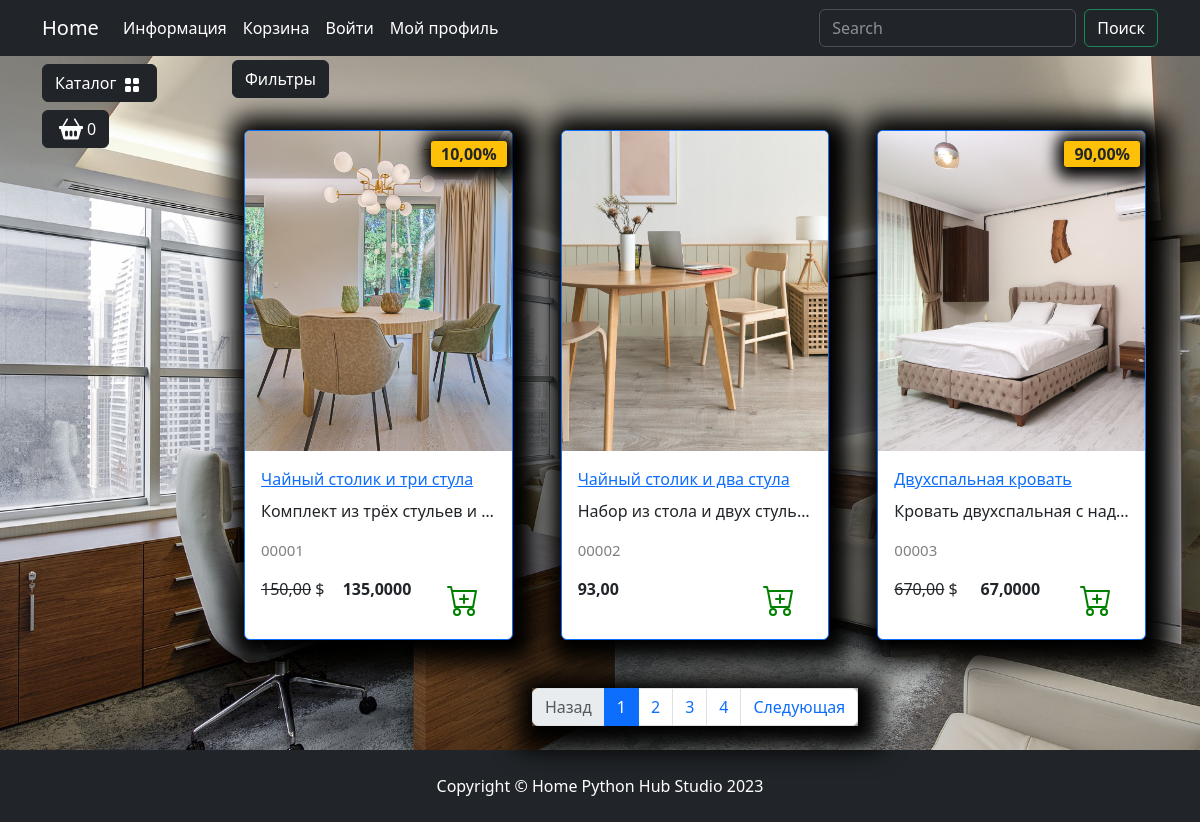
Page /catalog/all/ on the committed database.
### good/models.py (models this page shows, shortened)
class Products(models.Model):
    name = models.CharField(max_length=150, unique=True, verbose_name='Название')
    slug = models.SlugField(max_length=200, unique=True, blank=True, null=True, verbose_name='URL')
    description = models.TextField(blank=True, null=True, verbose_name='Описание')
    image = models.ImageField(upload_to='goods_images', blank=True, null=True, verbose_name='Изображение')
    price = models.DecimalField(default=0.00, max_digits=7, decimal_places=2, verbose_name='Цена')
    discount = models.DecimalField(default=0.00, max_digits=4, decimal_places=2, verbose_name='Скидка в %')
    quantity = models.PositiveIntegerField(default=0, verbose_name='Количество')
    category = models.ForeignKey(to=Category, on_delete=models.CASCADE, verbose_name='Категория')
    def ides(self):
        return f'{self.id:05}'
    def discounter(self):
        if self.discount:
            return self.price - (self.price * self.discount)/100
        return self.price
    class Meta:
        db_table = 'product'
        verbose_name = 'Продукт'
        verbose_name_plural = 'Продукты'
        ordering :tuple =('id',)

### good/views.py (the view)
# urls.py: path('<slug:category_slug>/', views.catalog, name= "catalog"),
def catalog(request,category_slug,page=1):
    if category_slug == 'all':
        goods= Products.objects.all()
    else:
        goods= get_list_or_404(Products.objects.filter(category__slug= category_slug))
    paginator = Paginator(goods, 3)
    paginat= paginator.page(page)
    contet = {'goods':paginat ,
              'slug_url': category_slug}
    return  render(request, "good/catalog.html",contet)

### good/templatetags/good_templat.py (called while the page is built)
@register.simple_tag()
def tag_categories():
    return Category.objects.all()

### good/templates/good/catalog.html (shortened to what this page needs)
{% extends "good/base.html" %}
{% load static %}
{% block footer %}
    <footer class="py-4 bg-dark">
        <div class="container">
            <p class="m-0 text-center text-white">Copyright &copy; Home Python Hub Studio 2023</p>
        </div>
    </footer>
{% endblock footer %}
{% block content %}
    <div class="row">
                            <div class="dropdown mb-2">
                                <button class="btn btn-secondary dropdown-toggle btn-dark" type="button" data-bs-toggle="dropdown"
                                    aria-expanded="false">
                                    Фильтры
                                </button>
                            </div>
                            {% for product in goods %}
                            <div class="col-lg-4 col-md-6 p-4">
                                <div class="card border-primary rounded custom-shadow">
                                    {% if product.image %}
                                        <img src="{{ product.image.url }}" class="card-img-top" alt="{{product.name}}">
                                    {% else %}
                                        <img src="{% static "deps\images\Not found image.png" %}" class="card-img-top" alt="...">
                                    {% endif %}
                                    <div class="card-body">
                                        <a href="{% url "good:product" product.slug %}">
                                            <p class="card-title">{{product.name}}</p>
                                        </a>
                                        <p class="card-text text-truncate">{{product.description}}</p>
                                        <p class="product_id">{{product.ides}}</p>
                                        <div class="d-flex justify-content-between">
                                            {% if product.discount %}
                                                <p><s>{{product.price}}</s> $</p>
                                                <p><strong>{{product.discounter}}</strong></p>
                                                <span class="badge bg-warning text-dark">{{product.discount }}%</span>
                                            {% else %}
                                                <p><strong>{{product.price}}</strong></p>
                                            {% endif %}
                                            <a href="#" class="btn add-to-cart">
                                                <img class="mx-1" src="{% static  "deps/icons/cart-plus.svg" alt="Catalog Icon"%}"
                                                    width="32" height="32">
                                            </a>
                                        </div>
                                    </div>
                                </div>
                            </div>
                            {% endfor %}
                        </div>
{% endblock content %}
{% block paginachion %}
    <nav aria-label="Page navigation example">
                        <ul class="pagination justify-content-center my-4">
                            <div class="custom-shadow d-flex">
                                <li class="page-item {% if not goods.has_previous%}disabled{% endif %}">
                                  <a class="page-link" href="{% if  goods.has_previous%} {% url "good:catalog" slug_url goods.previous_page_number %}
                                  {% else   %}  #
                                  {% endif %}">Назад</a>
                                </li>
                                {% for page in goods.paginator.page_range %}
                                    <li class="page-item {% if goods.number == page %}active{% endif %}">
                                        <a class="page-link" href="{% url "good:catalog" slug_url page%}">{{page}}</a>
                                    </li>
                                {% endfor %}
                                <li class="page-item {% if not goods.has_next  %}disabled{% endif %}">
                                  <a class="page-link" href="{% if  goods.has_next  %} {% url "good:catalog" slug_url goods.next_page_number %}
                                  {% else   %}  #
                                  {% endif %}">Следующая</a>
                                </li>
                            </div>
                        </ul>
                    </nav>
{% endblock paginachion %}

### good/templates/good/base.html (shortened to what this page needs)
{% load static %}
{% load  good_templat %}
<!DOCTYPE html>
<html lang="en">
<head>
    <link rel="stylesheet" href="{% static "deps/css/bootstrap/bootstrap.min.css" %}">
    <link rel="stylesheet" href="{% static "deps/css/my_css.css" %}">
</head>
<body>
    <header>
        <nav class="navbar navbar-expand-lg bg-dark" data-bs-theme="dark">
            <div class="container">
                <a class="navbar-brand" href={% url "main:index" %}>Home</a>
                <div class="collapse navbar-collapse" id="navbarSupportedContent">
                    <ul class="navbar-nav me-auto mb-2 mb-lg-0">
                        <li class="nav-item dropdown ">
                            <a class="nav-link dropdown-toggle text-white" href="#" role="button"
                                data-bs-toggle="dropdown" aria-expanded="false">
                                Информация
                            </a>
                        </li>
                        <li class="nav-item">
                            <a class="nav-link  text-white" href="../carts/cart.html">Корзина</a>
                        </li>
                        <li class="nav-item">
                            <a class="nav-link  text-white" href="../users/login.html">Войти</a>
                        </li>
                        <li class="nav-item dropdown ">
                            <a class="nav-link dropdown-toggle text-white" href="#" role="button"
                                data-bs-toggle="dropdown" aria-expanded="false">
                                Мой профиль
                            </a>
                        </li>
                    </ul>
                    <form class="d-flex" role="search">
                        <input class="form-control me-2" type="search" placeholder="Search" aria-label="Search">
                        <button class="btn btn-outline-success text-white" type="submit">Поиск</button>
                    </form>
                </div>
            </div>
        </nav>
    </header>
    <section>
        <div class="container">
            <div class="row mt-1 position-fixed z-3">
                <div class="dropdown mb-2">
                    <button class="btn btn-secondary dropdown-toggle btn-dark" type="button" data-bs-toggle="dropdown"
                        aria-expanded="false">
                        Каталог
                        <img class="mx-1" src="{% static "deps/icons/grid-fill.svg" %}" alt="Catalog Icon" width="16"
                            height="16">
                    </button>
                        {% tag_categories as categories %}
                </div>
                <div>
                    <button type="button" class="btn btn-dark btn-secondary d-flex" id="modalButton" aria-expanded="false">
                        <img class="mx-1" src="{% static "deps/icons/basket2-fill.svg" %}" alt="Catalog Icon" width="24"
                            height="24">
                        <span>0</span>
                    </button>
                </div>
            </div>
        </div>
        <div class="container">
            <div class="row mt-1">
                <div class="col-lg-2">
                </div>
                <div class="col-lg-10">
                    {% block content %}{% endblock content %}
                    {% block paginachion %}{% endblock paginachion %}
                </div>
            </div>
        </div>
    </section>
    {% block footer %}{% endblock footer %}
</body>
</html>

### static/deps/css/my_css.css (style rules this page uses)
body { background-image: url("../images/bg-image.jpg"); background-repeat: no-repeat; background-attachment: fixed; background-position: center center; background-size: cover; height: 100%; }
.dropdown-toggle::after { content: none; }
.custom-shadow { box-shadow: 5px 5px 25px 19px #000000; }
.product_id { color: gray; font-size: 15px; }
.badge.bg-warning.text-dark { position: absolute; top: 10px; right: 5px; z-index: 1; padding: 5px 10px; border-radius: 3px; font-size: 1rem; box-shadow: 2px 2px 15px 9px #000000; }

### rows in the picture
Products: image (picture), name "Чайный столик и три стула", description "Комплект из трёх стульев и…", ides "00001", price "150,00", discounter "135,0000", discount "10,00"
Products: image (picture), name "Чайный столик и два стула", description "Набор из стола и двух стуль…", ides "00002", price "93,00"
Products: image (picture), name "Двухспальная кровать", description "Кровать двухспальная с над…", ides "00003", price "670,00", discounter "67,0000", discount "90,00"

### other values in the picture
{{ page }} "1" "2" "3" "4"
